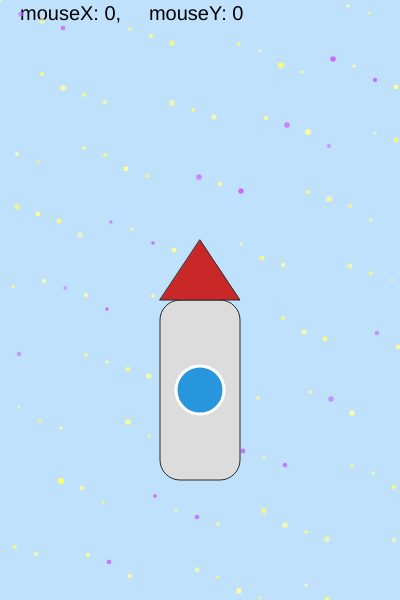
Frame 1 (no input)
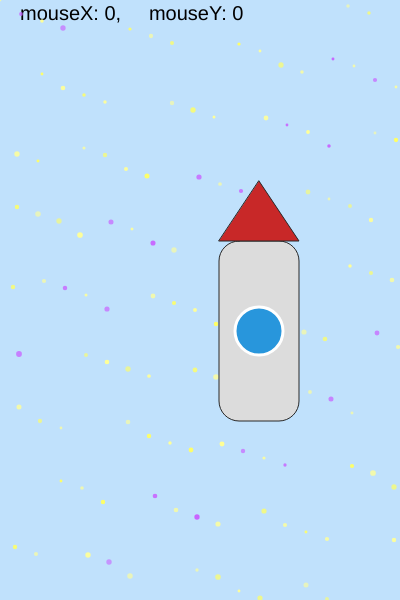
Frame 60 (no input)
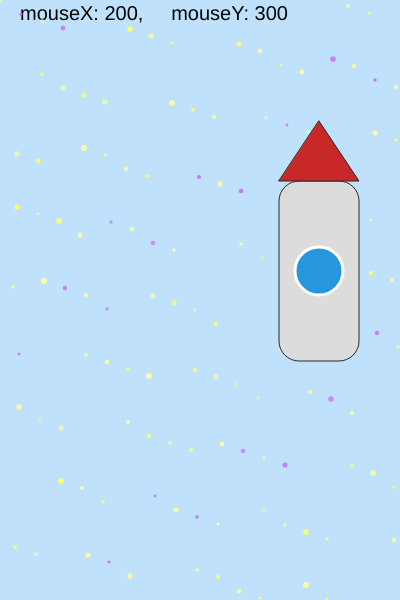
Frame 120 (the mouse pressed at the canvas centre since frame 60)

The p5.js sketch that drew these frames (run headless with seeded random() and noise() and a simulated clock; from frame 60 on, the mouse is pressed at the canvas centre):

// p5.js sketch
// ── sketch.js
let xMax = 400;
let yMax = 600;

let xRocket = xMax/2;
let yRocket = yMax*0.6;

function setup() {
  createCanvas(xMax, yMax);
  frameRate(30);
}

function draw() {
  background("#C0E1FC");

  fill(0); //bianco
  textSize(20);
  text("mouseX: " + mouseX + ",\
     mouseY: " + mouseY,20,20);
  push();
  noStroke();

  for(let i=0; i < 120 ; i++){
    let starX = (i*37) % width + (i%3) * 5;
    let starY = ((i*73) % height) + (i%7);

    /*
    Vogliamo generare in maniera casuale la transparency
    e la size di ogni stella, usiamo quindi la funzione random
    random(min, max)
    Dopo aver generato i due valori li usiamo 
    quando eseguiamo le funzioni fill ed ellipse
    */

    let random_transparency = random(150, 255);
    let random_size = random(2.8, 5.8);


    if( i % 2 == 0){
      //stella tipo a
      fill(255,255,150, random_transparency); // Qui settiamo la trasparenza
      ellipse(starX,starY,random_size) // Qui invece settiamo la size random
    }else if( i % 3 == 0 ){
      //stella b
      fill(200, 100, 255, random_transparency);
      ellipse(starX, starY, random_size) 
    }else{
      //stella c
      fill(255,255,100, random_transparency);
      ellipse(starX,starY, random_size) 
    }
  }

  pop();

  push();
  
  fill(220);
  stroke(40);
  //alternativa
  rectMode(CENTER);
  rect(xRocket, yRocket+30, 80, 180,20);
  //
  // pop();
  //triangolo
  fill(200,40,40);
  triangle(xRocket-40, yRocket-60, xRocket+40,  
    yRocket-60, xRocket, yRocket-120);

  // cerchio
  fill(40, 150, 220);
  stroke(255);
  strokeWeight(3);
  ellipse(xRocket,yRocket+30,48,48);
  pop();

  xRocket = (xRocket +1) % xMax;
  yRocket = yRocket - 1;

  let soglia = - (yMax * 0.6);
  if(yRocket < soglia){
    yRocket = yMax;
  }
}
